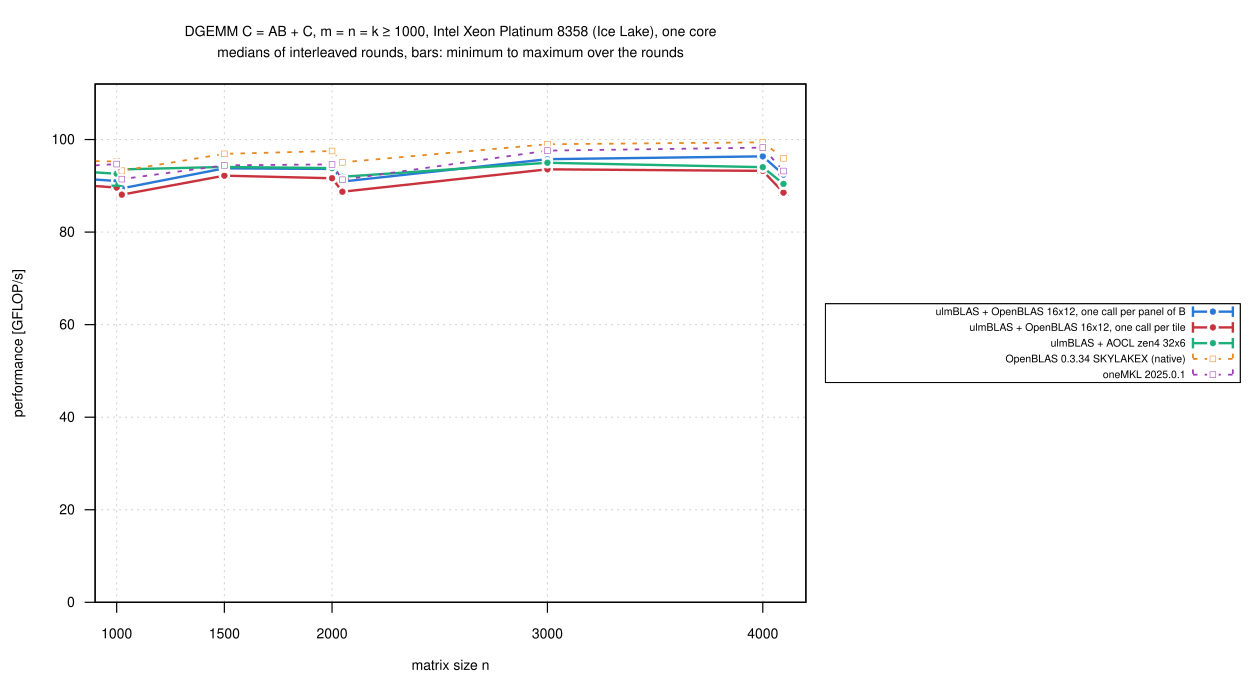

gnuplot code for this plot:
load "_style.gp"
load "_labels.gp"
set terminal svg size 1250,680 dynamic enhanced font "Helvetica,14" background rgb "white"
set output "dgemm_large.svg"
set title "DGEMM C = AB + C, m = n = k ≥ 1000, ".CPU.", one core\nmedians of interleaved rounds, bars: minimum to maximum over the rounds" font ",14"
set xlabel "matrix size n"
set ylabel "performance [GFLOP/s]"
set xrange [900:4200]
set xtics (1000, 1500, 2000, 3000, 4000)
set yrange [0:YMAX]
set key outside right center vertical font ",10.5" spacing 1.0 box opaque
plot for [i=1:|V|] D."dgemm_square.csv" using "n":V[i]:(column(V[i]."_min")):(column(V[i]."_max")) \
         every ::0 with yerrorlines lc rgb color(i) lw (K[i] ? 2.4 : 1.8) dt (K[i] ? 1 : 2) pt (K[i] ? 7 : 4) ps 0.55 title T[i]
